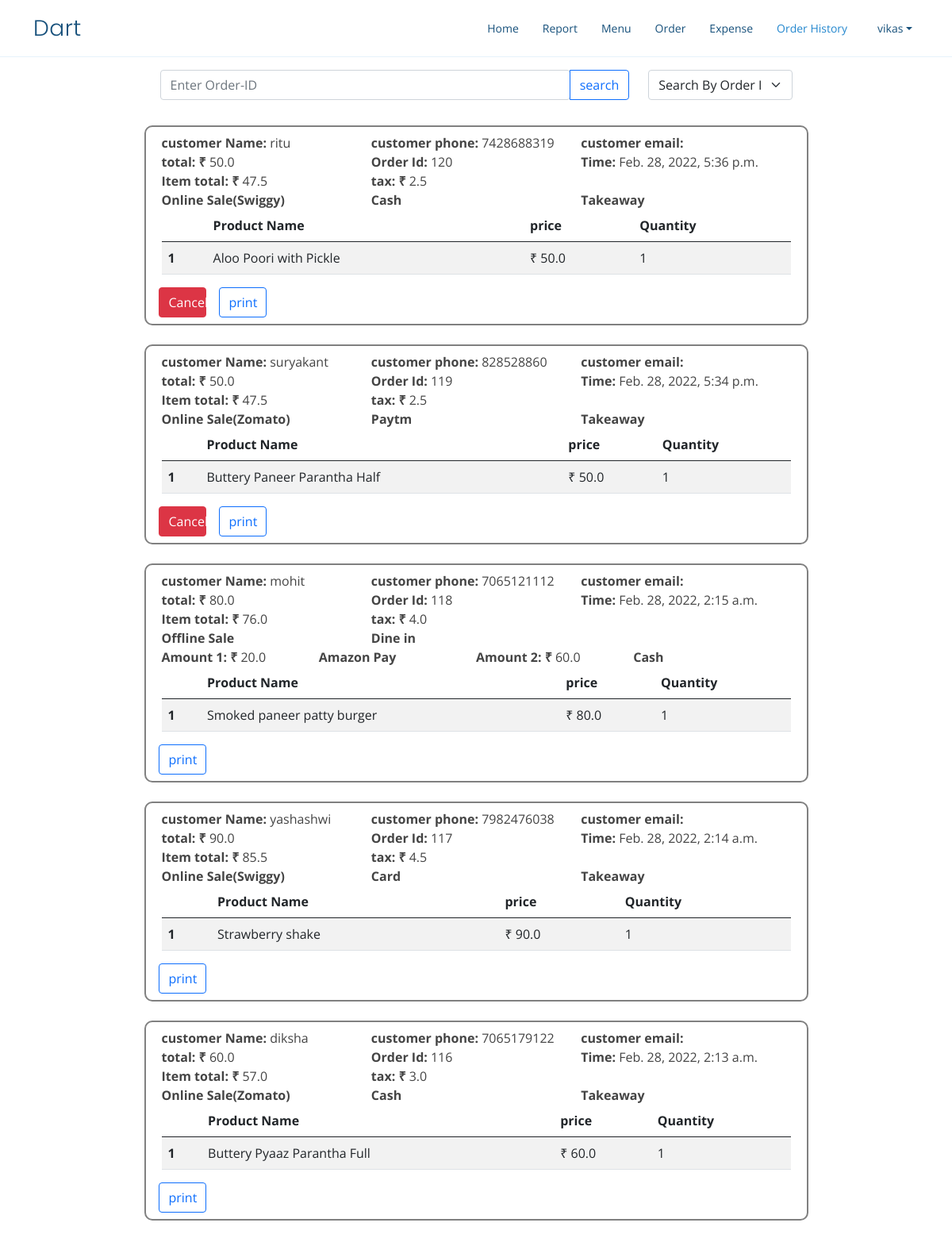
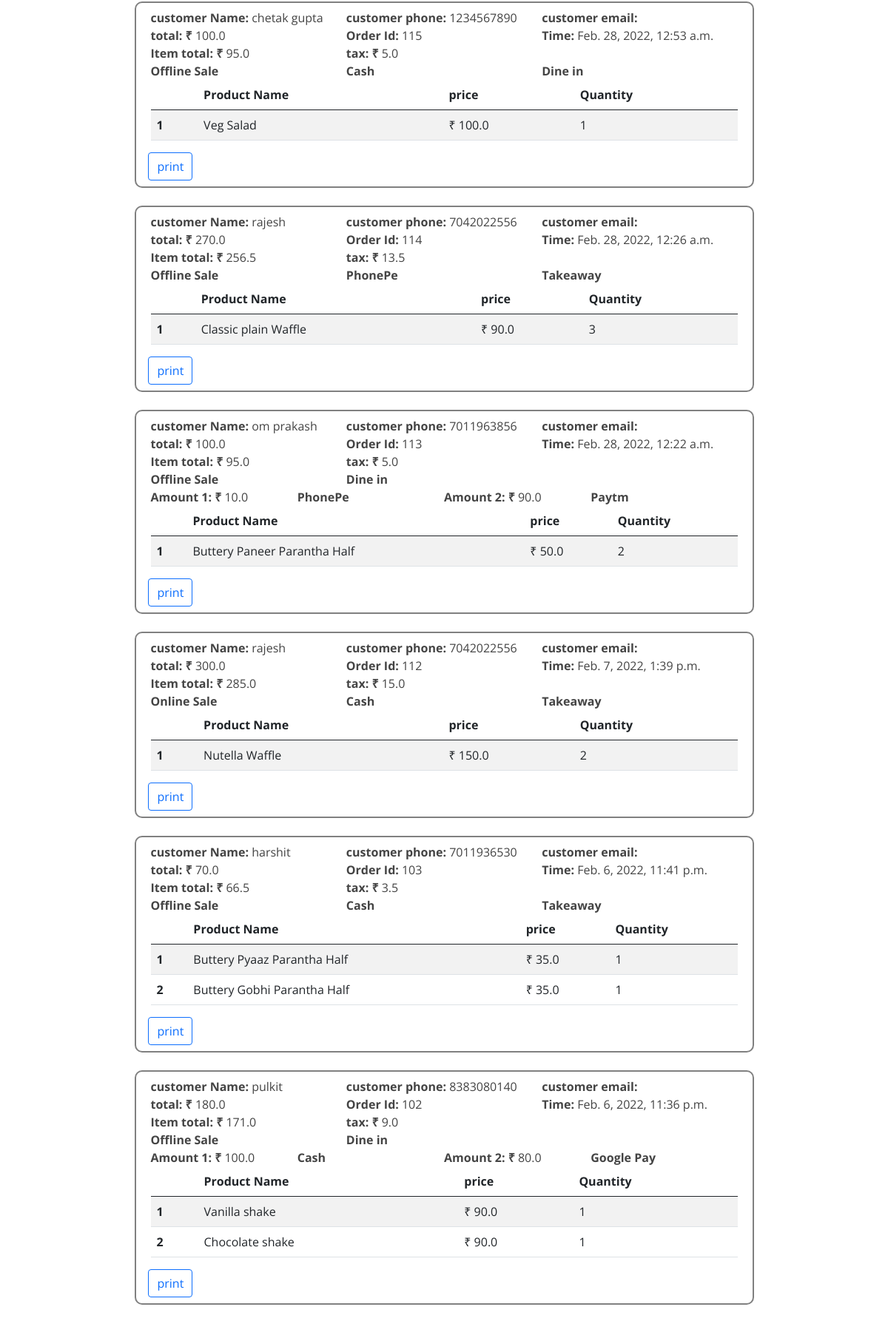
The app's page /order-history (signed in, upper part) with its own data (2 pictures, top to bottom).
### home/models.py (models this page shows, shortened)
class Order(models.Model):
    user=models.ForeignKey(User,on_delete=models.CASCADE,related_name='order')
    customer = models.ForeignKey(Customer,on_delete=models.SET_NULL,null=True)
    date_created = models.DateTimeField(auto_now_add=True, null=True)
    saleChoices=(
        ('Online Sale','Online Sale'),
        ('Offline Sale','Offline Sale')
    )
    saleType=models.CharField(choices=saleChoices,default='Offline Sale',max_length=15)
    orderStateChoices=(
        ('Dine in','Dine in'),
        ('Takeaway','Takeaway')
    )
    orderState=models.CharField(choices=orderStateChoices,default='Dine in',max_length=15)
    onlineSaleChoices=(
        ('Swiggy','Swiggy'),
        ('Zomato','Zomato'),
    )
    onlineSaleOption=models.CharField(choices=onlineSaleChoices,null=True,blank=True,max_length=6)
    paymentChoices=(
        ('Cash','Cash'),
        ('Amazon Pay','Amazon Pay'),
        ('Google Pay','Google Pay'),
        ('PhonePe','PhonePe'),
        ('Paytm','Paytm'),
        ('Card','Card')
    )
    payment_method=models.CharField(choices=paymentChoices,default='Cash',max_length=15)
    is_split=models.BooleanField(default=False,null=True,blank=True)
    payment_method2=models.CharField(choices=paymentChoices,null=True,blank=True,max_length=15)
    payment1=models.FloatField(default=0,null=True,blank=True)
    payment2=models.FloatField(default=0,null=True,blank=True)
    objects=OrderManager()
    def total(self):    #including TAX
        totalAmount=0
        for orderProduct in self.orderProducts.all():
            totalAmount+=orderProduct.TotalCostProduct()
        return totalAmount
    def taxAmount(self):  # TAX
        amount=(0.05)*self.total()
        return amount
    def itemAmount(self):
        return self.total()-self.taxAmount()
    def cancel(self):
        if self.date_created.date()==timezone.now().date():
            return True
        return False

class Customer(models.Model):
    user=models.ForeignKey(User,on_delete=models.CASCADE)
    name = models.CharField(max_length=200, null=True)
    phone = models.CharField(max_length=200, null=True)
    email = models.CharField(max_length=200, null=True,blank=True)
    date_created = models.DateTimeField(auto_now_add=True, null=True)

class OrderProduct(models.Model):
    order=models.ForeignKey(Order,on_delete=models.CASCADE,related_name='orderProducts')
    product=models.ForeignKey(Product,on_delete=models.SET_NULL,null=True,related_name='orderProducts')
    quantity = models.IntegerField(default=1)
    def TotalCostProduct(self):
        return self.product.price*self.quantity

class Product(models.Model):
    name = models.CharField(max_length=200, null=True)
    price = models.FloatField(null=True)
    description = models.CharField(max_length=200, null=True,blank=True)
    unit = models.CharField(max_length=50,null=True,blank=True)
    qty=models.DecimalField( max_digits=10, decimal_places=2)
    date_created = models.DateTimeField(auto_now_add=True, null=True)
    user=models.ForeignKey(User,on_delete=models.CASCADE,related_name='product')
    category=models.ForeignKey(ProductCategory,null=True,blank=True,on_delete=models.CASCADE)
    is_active=models.BooleanField(default=True)

### home/views.py (the view, shortened to what this page needs)
# urls.py: path('order-history', views.orderHistory,name='order-history'),
@login_required
def orderHistory(request,id=None):
    if id is None:
        orders=Order.objects.filter(user=request.user).order_by('-date_created')
        if len(orders)==0:
            messages.error(request,f"No Order History")
        param={'orders':orders}
        return render(request,'order-history.html',param)

### templates/order-history.html (shortened to what this page needs)
{% extends 'base.html' %}
{% block historyActive %}active{% endblock historyActive %}
{% block body %}
<div class="container">
  <div class="row w-75 mt-2  px-2 py-2 orderDetails" style="border: none;">
    <div class="col-sm-9">
      <div class="input-group" id="OrderId" style="display: ;">
        <input type="number" id="orderIdSearchInput" class="form-control rounded" placeholder="Enter Order-ID" aria-label="orderId" aria-describedby="search-orderId"/>
        <button type="button" id="orderIdSearch" onclick=changeUrl(this) class="btn btn-outline-primary">search</button>
      </div>
    </div>
    <div class="col-sm">
      <select class="form-select " aria-label="Default select example" id="category" onchange='showSearch(this)'>
        <option selected value="OrderId" >Search By Order ID</option>
    </select>
    </div>
  </div>
    {% for order in orders %}
    <div class="row w-75 orderDetails my-4 px-2 py-2">
        <div class="row">
        <div class="col-sm"><b>customer Name: </b><span>{{order.customer.name}}</span></div>
        <div class="col-sm"><b>customer phone: </b><span>{{order.customer.phone}}</span></div>
        <div class="col-sm" id="email"><b>customer email: </b></div>
        </div>
        <div class="row">
            <div class="col-sm-4">
              <b>total: &#x20B9 </b><span>{{order.total}}</span>
            </div>
            <div class="col-sm-4">
              <b>Order Id: </b><span>{{order.id}}</span>
            </div>
            <div class="col-sm-4">
              <b>Time: </b><span>{{order.date_created}}</span>
            </div>
        </div>
        <div class="row">
            <div class="col-sm-4">
              <b>Item total: &#x20B9 </b><span>{{order.itemAmount}}</span>
            </div>
            <div class="col-sm-4">
              <b>tax: &#x20B9 </b><span>{{order.taxAmount}}</span>
            </div>
        </div>
        <div class="row">
          {% if order.saleType == 'Offline Sale' %}
          <div class="col-sm-4"><b>{{order.saleType}}</b></div>
          {% else %}
          {% if order.onlineSaleOption %}
          <div class="col-sm-4"><b>{{order.saleType}}({{order.onlineSaleOption}})</b></div>
          {% else %}
          <div class="col-sm-4"><b>{{order.saleType}}</b></div>
          {% endif %}
          {% endif %}
          {% if not order.is_split %}
          <div class="col-sm-4"><b>{{order.payment_method}}</b></div>
          {% endif %}
          <div class="col-sm-4"><b>{{order.orderState}}</b></div>
        </div>
        {% if order.is_split %}
        <div class="row">
          <div class="col-sm-3">
            <b>Amount 1: &#x20B9 </b><span>{{order.payment1}}</span>
          </div>
          <div class="col-sm-3"><b>{{order.payment_method}}</b></div>
          <div class="col-sm-3">
            <b>Amount 2: &#x20B9 </b><span>{{order.payment2}}</span>
          </div>
          <div class="col-sm-3"><b>{{order.payment_method2}}</b></div>
        </div>
        {% endif %}
        <div class="row mx-0">
            <table class="table table-striped table-hover">
                <thead>
                  <tr>
                    <th scope="col"></th>
                    <th scope="col">Product Name</th>
                    <th scope="col">price</th>
                    <th scope="col">Quantity</th>
                  </tr>
                </thead>
                <tbody>
                    {% for orderProduct in order.orderProducts.all %}
                  <tr>
                    <th scope="row">{{forloop.counter}}</th>
                    <td>{{orderProduct.product.name}}</td>
                    <td>&#x20B9 {{orderProduct.product.price}}</td>
                    <td>{{orderProduct.quantity}}</td>
                  </tr>
                  {% endfor %}
                </tbody>
              </table>
        </div>
        <div class="row">
          {% if order.cancel %}
          <a href={% url 'order-cancel' order.id %} class="btn btn-danger mx-2" style="width: 5vw;">Cancel</a>
          {% endif %}
          <a href={% url 'order-invoice' order.id %} class="btn btn-outline-primary mx-2" style="width: 5vw;">print</a>
        </div>
    </div>
    {% endfor %}
</div>
{% endblock body %}

### templates/base.html (shortened to what this page needs)
<!doctype html>
{% load static %}
<html lang="en">
<head>
  <link href="https://cdn.jsdelivr.net/npm/bootstrap@5.0.2/dist/css/bootstrap.min.css" rel="stylesheet"
>
  <link href="{% static 'vendor/aos/aos.css' %}" rel="stylesheet">
  <link href="{% static 'vendor/bootstrap-icons/bootstrap-icons.css' %}" rel="stylesheet">
  <link href="{% static 'vendor/boxicons/css/boxicons.min.css' %}" rel="stylesheet">
  <link href="{% static 'vendor/glightbox/css/glightbox.min.css' %}" rel="stylesheet">
  <link href="{% static 'vendor/remixicon/remixicon.css' %}" rel="stylesheet">
  <link href="{% static 'vendor/swiper/swiper-bundle.min.css' %}" rel="stylesheet">
  <link href={% static 'css/base.css' %} rel="stylesheet">
</head>
<body>
  <header id="header" class="fixed-top">
    <div class="container d-flex align-items-center justify-content-between">
      <h1 class="logo"><a href={% url 'home' %}>Dart</a></h1>
      <nav id="navbar" class="navbar">
        <ul>
          <li><a class="nav-link scrollto {% block homeActive %}{% endblock homeActive %}" href="{% url 'home' %}">Home</a></li>
          <li><a class="nav-link scrollto {% block reportActive %}{% endblock reportActive %}" href="{% url 'report' %}">Report</a></li>
          <li><a class="nav-link scrollto {% block productActive %}{% endblock productActive %}" href="{% url 'product' %}">Menu</a></li>
          <li><a class="nav-link scrollto o {% block orderActive %}{% endblock orderActive %}" href={% url 'order' %} {% block orderTarget %}{% endblock orderTarget %}>Order</a></li>
          <li><a class="nav-link scrollto o {% block expenseActive %}{% endblock expenseActive %}" href={% url 'expense' %}>Expense</a></li>
          <li><a class="nav-link scrollto {% block historyActive %}{% endblock historyActive %}" href="{% url 'order-history' %}">Order History</a></li>
          <li class="nav-item dropdown">
            <a class="nav-link dropdown-toggle mx-2" href="#" id="userDropdown" role="button" data-bs-toggle="dropdown"
              aria-expanded="false">{{request.user}}
            </a>
          </li>
        </ul>
      </nav>
    </div>
  </header>
<br>
<br>
<br>
  {% block body %}{% endblock body %}
</body>
</html>

### static/css/base.css (style rules this page uses)
body { font-family: "Open Sans", sans-serif; color: #444444; }
a { color: #2487ce; text-decoration: none; }
h1, h2, h3, h4, h5, h6 { font-family: "Raleway", sans-serif; }
#header { transition: all 0.5s; background: #fff; z-index: 997; padding: 15px 0; border-bottom: 1px solid #e6f2fb; }
#header .logo { font-size: 28px; margin: 0; padding: 0; line-height: 1; font-weight: 300; letter-spacing: 0.5px; font-family: "Poppins", sans-serif; }
#header .logo a { color: #16507b; }
.navbar { padding: 0; }
.navbar ul { margin: 0; padding: 0; display: flex; list-style: none; align-items: center; }
.navbar li { position: relative; }
.navbar a, .navbar a:focus { display: flex; align-items: center; justify-content: space-between; padding: 10px 0 10px 30px; font-size: 14px; color: #16507b; white-space: nowrap; transition: 0.3s; }
.navbar a:hover, .navbar .active, .navbar .active:focus, .navbar li:hover > a { color: #2487ce; }

### templates/order-history.html (style rules this page uses)
.orderDetails { border: 2px solid grey; border-radius: 10px; margin: auto; }

### records on screen
Order: customer.name "ritu", customer.phone "7428688319", total "50.0", id "120", date_created "Feb. 28, 2022, 5:36 p.m.", itemAmount "47.5", taxAmount "2.5", saleType "Online Sale", onlineSaleOption "Swiggy", payment_method "Cash", orderState "Takeaway", shows "Cancel"
OrderProduct: product.name "Aloo Poori with Pickle", product.price "50.0", quantity "1"
Order: customer.name "suryakant", customer.phone "828528860", total "50.0", id "119", date_created "Feb. 28, 2022, 5:34 p.m.", itemAmount "47.5", taxAmount "2.5", saleType "Online Sale", onlineSaleOption "Zomato", payment_method "Paytm", orderState "Takeaway", shows "Cancel"
OrderProduct: product.name "Buttery Paneer Parantha Half", product.price "50.0", quantity "1"
Order: customer.name "mohit", customer.phone "7065121112", total "80.0", id "118", date_created "Feb. 28, 2022, 2:15 a.m.", itemAmount "76.0", taxAmount "4.0", saleType "Offline Sale", orderState "Dine in", payment1 "20.0", payment_method "Amazon Pay", payment2 "60.0", payment_method2 "Cash"
OrderProduct: product.name "Smoked paneer patty burger", product.price "80.0", quantity "1"
Order: customer.name "yashashwi", customer.phone "7982476038", total "90.0", id "117", date_created "Feb. 28, 2022, 2:14 a.m.", itemAmount "85.5", taxAmount "4.5", saleType "Online Sale", onlineSaleOption "Swiggy", payment_method "Card", orderState "Takeaway"
OrderProduct: product.name "Strawberry shake", product.price "90.0", quantity "1"
Order: customer.name "diksha", customer.phone "7065179122", total "60.0", id "116", date_created "Feb. 28, 2022, 2:13 a.m.", itemAmount "57.0", taxAmount "3.0", saleType "Online Sale", onlineSaleOption "Zomato", payment_method "Cash", orderState "Takeaway"
OrderProduct: product.name "Buttery Pyaaz Parantha Full", product.price "60.0", quantity "1"
Order: customer.name "chetak gupta", customer.phone "1234567890", total "100.0", id "115", date_created "Feb. 28, 2022, 12:53 a.m.", itemAmount "95.0", taxAmount "5.0", saleType "Offline Sale", payment_method "Cash", orderState "Dine in"
OrderProduct: product.name "Veg Salad", product.price "100.0", quantity "1"
Order: customer.name "rajesh", customer.phone "7042022556", total "270.0", id "114", date_created "Feb. 28, 2022, 12:26 a.m.", itemAmount "256.5", taxAmount "13.5", saleType "Offline Sale", payment_method "PhonePe", orderState "Takeaway"
OrderProduct: product.name "Classic plain Waffle", product.price "90.0", quantity "3"
Order: customer.name "om prakash", customer.phone "7011963856", total "100.0", id "113", date_created "Feb. 28, 2022, 12:22 a.m.", itemAmount "95.0", taxAmount "5.0", saleType "Offline Sale", orderState "Dine in", payment1 "10.0", payment_method "PhonePe", payment2 "90.0", payment_method2 "Paytm"
OrderProduct: product.name "Buttery Paneer Parantha Half", product.price "50.0", quantity "2"
Order: customer.name "rajesh", customer.phone "7042022556", total "300.0", id "112", date_created "Feb. 7, 2022, 1:39 p.m.", itemAmount "285.0", taxAmount "15.0", saleType "Online Sale", payment_method "Cash", orderState "Takeaway"
OrderProduct: product.name "Nutella Waffle", product.price "150.0", quantity "2"
Order: customer.name "harshit", customer.phone "7011936530", total "70.0", id "103", date_created "Feb. 6, 2022, 11:41 p.m.", itemAmount "66.5", taxAmount "3.5", saleType "Offline Sale", payment_method "Cash", orderState "Takeaway"
OrderProduct: product.name "Buttery Pyaaz Parantha Half", product.price "35.0", quantity "1"
OrderProduct: product.name "Buttery Gobhi Parantha Half", product.price "35.0", quantity "1"
Order: customer.name "pulkit", customer.phone "8383080140", total "180.0", id "102", date_created "Feb. 6, 2022, 11:36 p.m.", itemAmount "171.0", taxAmount "9.0", saleType "Offline Sale", orderState "Dine in", payment1 "100.0", payment_method "Cash", payment2 "80.0", payment_method2 "Google Pay"
OrderProduct: product.name "Vanilla shake", product.price "90.0", quantity "1"
OrderProduct: product.name "Chocolate shake", product.price "90.0", quantity "1"

### other values on screen
{{ request.user }} "vikas"
